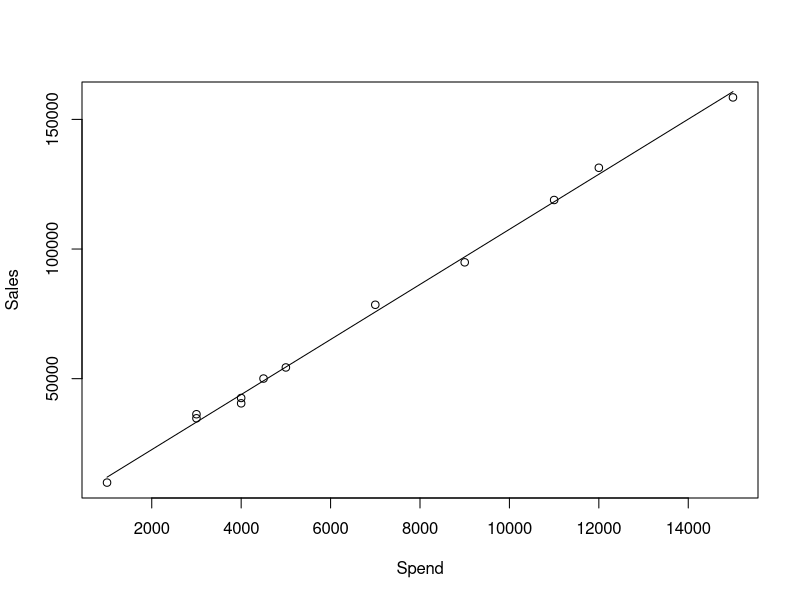
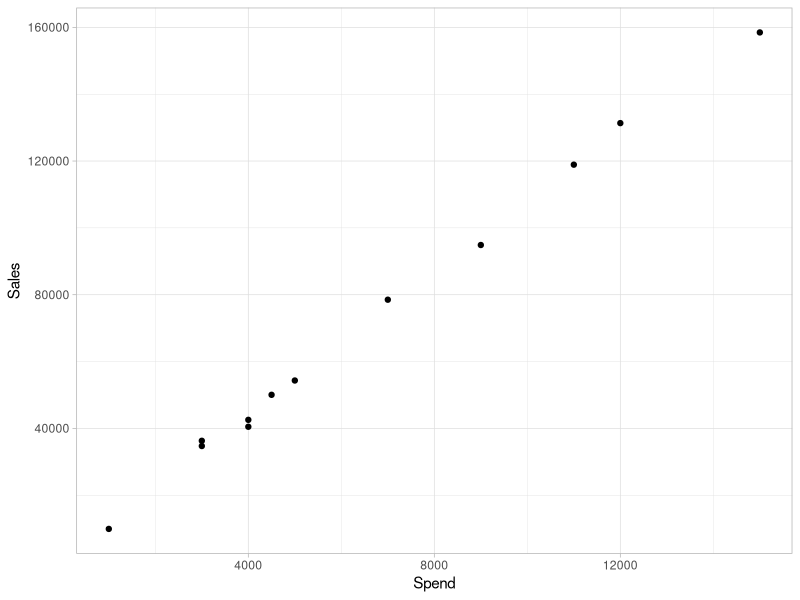
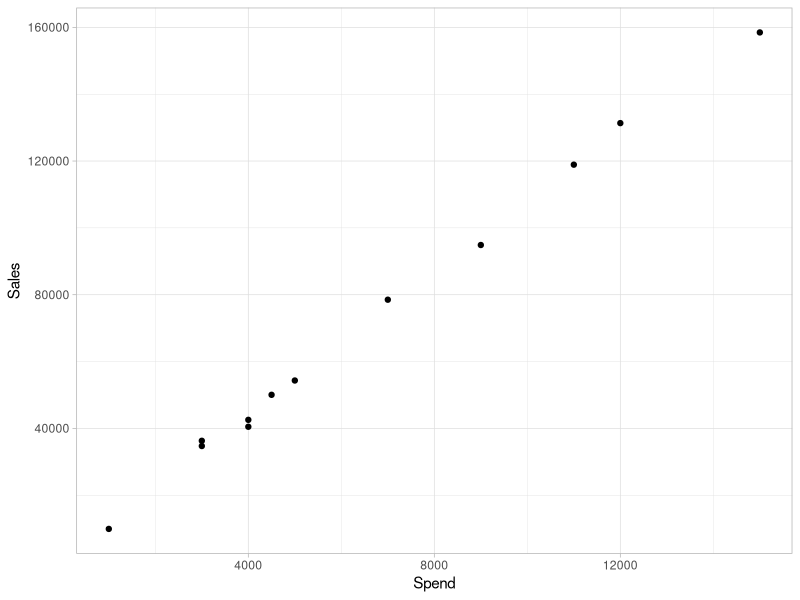

Recreate these plots in R, in order.
# REGRESIÓN LINEAL SIMPLE

data <- data.frame(
  Spend = c(1000, 4000, 5000, 4500, 3000, 4000, 9000, 11000, 15000, 12000, 7000, 3000),
  Sales = c(9914, 40487, 54324, 50044, 34719, 42551, 94871, 118914, 158484, 131348, 78504, 36284)
)

n <- length(data$Spend)
Σx <- sum(data$Spend)
Σy <- sum(data$Sales)
Σxy <- sum( xy <- data$Spend * data$Sales)
Σx2 <- sum(data$Spend ** 2)

a <- (n * Σxy - Σx * Σy)/(n * Σx2 - Σx ** 2)
b <- (Σy * Σx2 - Σx * Σxy)/(n * Σx2 - Σx ** 2)

x1 <- min(data$Spend)
x2 <- max(data$Spend)

y1 <- a * x1 + b
y2 <- a * x2 + b

prediction <- data.frame(
  Spend = c(x1, x2),
  Sales = c(y1, y2)
)

plot(data)
lines(prediction)

## USING GGPLOT2

install.packages('ggplot2')
library(ggplot2)

ggplot(data, aes(x = Spend, y = Sales)) + geom_point() + theme_light()
mod1 <- lm(Sales ~ Spend, data = data)

ggplot(data, aes(x = Spend, y = Sales)) + geom_point() + theme_light()

# REGRESIÓN LINEAL MÚLTIPLE

## y = a1x1 + a2x2 + anxn + b